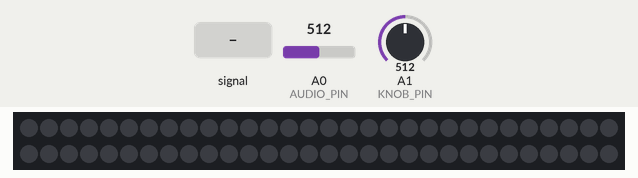
Simulated run of this sketch. Board: Arduino Uno, built with avr-gcc and run on an emulated ATmega328P. On the bench: 60 RGB LEDs in strip order, left to right, continuing on the next row. The inputs (shaded band) are chosen by the test bench; at power-on: A0 (AUDIO_PIN) = 512, A1 (KNOB_PIN) = 512. Dim RGB values are drawn brighter than linear.

Above: at 1.2 s.
1.3 s: A0 (AUDIO_PIN) fed a 200 Hz sine of ±81 counts around its level
At 2.09 s:
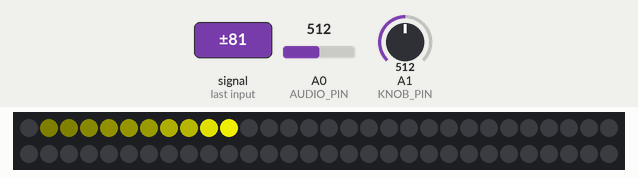
3.7 s: A0 (AUDIO_PIN) set to 368
At 3.94 s:
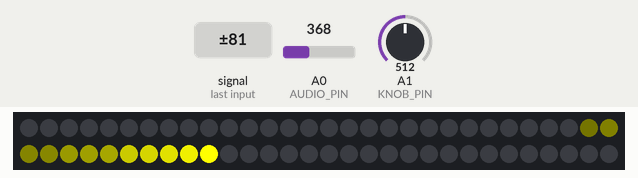
5.2 s: A0 (AUDIO_PIN) set to 343
6.7 s: A0 (AUDIO_PIN) fed a 1000 Hz sine of ±255 counts around its level
At 7.7 s:
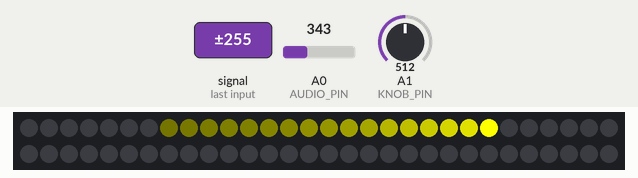
8.7 s: A0 (AUDIO_PIN) set to 310
At 8.94 s:
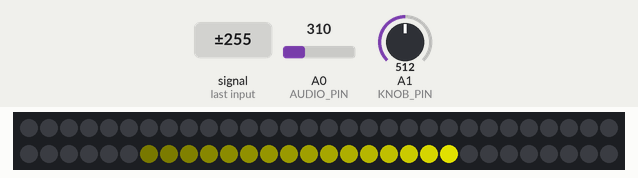
Timing chart, 0 to 11.6 s (numbered marks = the images above; inputs shaded):
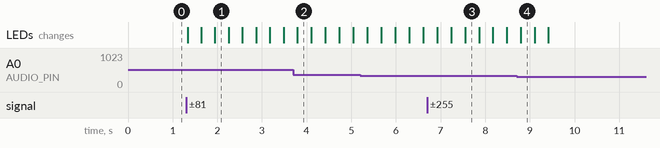

The sketch:

Attempt2.ino
```cpp
#include <Adafruit_NeoPixel.h>  //Library for LED interactions
#ifdef __AVR__
#include <avr/power.h>   //Includes the library for power reduction registers if your chip supports them.
#endif

// Defining pins and constants
#define LED_PIN   A5  //Pin for the pixel strand. Can be analog or digital.
#define LED_TOTAL 60  //Change this to the number of LEDs in your strand.
#define LED_HALF  LED_TOTAL/2
#define VISUALS   6   //Change this accordingly if you add/remove a visual in the switch-case in Visualize()

#define AUDIO_PIN A0  //Pin for the envelope of the sound detector
#define KNOB_PIN  A1  //Pin for the trimpot 10K
#define BUTTON_1  6   //Button 1 cycles color palettes
#define BUTTON_2  5   //Button 2 cycles visualization modes
#define BUTTON_3  4   //Button 3 toggles shuffle mode (automated changing of color and visual)

Adafruit_NeoPixel strand = Adafruit_NeoPixel(LED_TOTAL, LED_PIN, NEO_GRB + NEO_KHZ800);
uint16_t gradient = 0; //Used to iterate and loop through each color palette gradually
uint16_t thresholds[] = {1529, 1019, 764, 764, 764, 1274};


uint8_t palette = 0; // color palette
uint8_t visual = 0; // current visual
uint8_t volume = 0; // volume level from detector
uint8_t last = 0; // volume from previous loop

float maxVol = 15; // largest volume so far
float knob = 1023.0; // % of trimpot twist
float avgBump = 0; // average volume change
float avgVol = 0; // average volume level
float shuffleTime = 0; // how many seconds ago last shuffle was

bool bump = false; // "bump" in volume detected (increase)

int8_t dotPos = 0; // holds dot position
bool left = false; // holds direction
float timeBump = 0;
float avgTime = 0;

int8_t pos[LED_TOTAL] = { -2};    //Stores a population of color "dots" to iterate across the LED strand.
uint8_t rgb[LED_TOTAL][3] = {0};  //Stores each dot's specific RGB values.

void setup() {
 Serial.begin(9600);
  // insert buttons here if they become relevant
  strand.begin();
  strand.show();
  // sounds are input, lights are output
}

void loop() {
  volume = analogRead(AUDIO_PIN); // volume level from sound detector
  knob = analogRead(KNOB_PIN) / 1023.0; // trimpot twist level
  if (volume < avgVol / 2.0 || volume < 15) volume = 0; // account for noise
  else avgVol = (avgVol + volume) / 2.0; // average volumes
  if (volume > maxVol) maxVol = volume;
  // insert things about the palettes, buttons, and shuffle if desired
  if (gradient > thresholds[palette]){
    gradient %= thresholds[palette] + 1;
    maxVol = (maxVol + volume) / 2.0;
  }
  if (volume - last > 10) avgBump = (avgBump + (volume - last)) / 2.0;
  bump = (volume - last > avgBump * .9);
  if (bump) {
    avgTime = (((millis() / 1000.0) - timeBump) + avgTime) / 2.0;
    timeBump = millis() / 1000.0;
  }
  Visualize(); // calls visualization based on gradients
  gradient++; // increments the gradient
  last = volume; // current volume recorded for bump detection
  delay(30); // puts delay on visuals so you can actually see them
}

void Visualize() {
  return Wave();
}

void Wave(){
  fade(0.8);
  if (volume > 0){
    //int start = 0;
    //int finish = LED_TOTAL-1;
    int initColor = -(255/volume)+100; // sets initial color
    if (dotPos==LED_TOTAL) dotPos=0;
    dotPos+=1;
    strand.setPixelColor(dotPos, strand.Color(255, 255, 0));
    //}
  }
  strand.show();
}

uint8_t split(uint32_t color, uint8_t i ) {

  //0 = Red, 1 = Green, 2 = Blue

  if (i == 0) return color >> 16;
  if (i == 1) return color >> 8;
  if (i == 2) return color >> 0;
  return -1;
}

void fade(float damper) {

  //"damper" must be between 0 and 1, or else you'll end up brightening the lights or doing nothing.

  for (int i = 0; i < strand.numPixels(); i++) {

    //Retrieve the color at the current position.
    uint32_t col = strand.getPixelColor(i);

    //If it's black, you can't fade that any further.
    if (col == 0) continue;

    float colors[3]; //Array of the three RGB values

    //Multiply each value by "damper"
    for (int j = 0; j < 3; j++) colors[j] = split(col, j) * damper;

    //Set the dampened colors back to their spot.
    strand.setPixelColor(i, strand.Color(colors[0] , colors[1], colors[2]));
  }
}
```

Measured:
- after the input at 1.3 s, the LEDs: first change at once (image 1 shows a later state)
